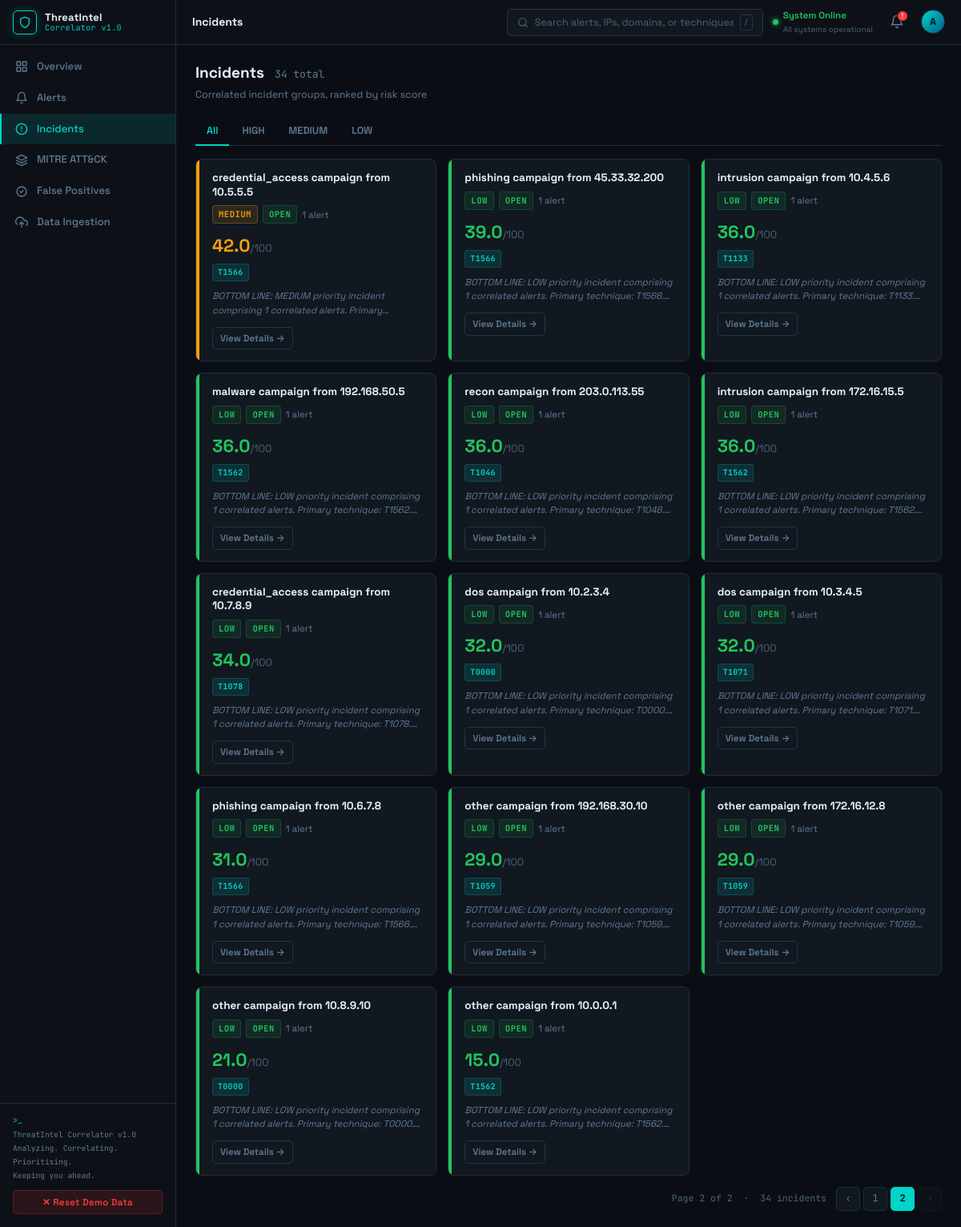
Screenshot of /incidents?page=2&priority= with the database file from the repository.
### app/models/incident.py (models this page shows, shortened)
class Incident(db.Model):
    __tablename__ = "incidents"
    id = db.Column(db.Integer, primary_key=True)
    title = db.Column(db.Text, nullable=True)
    priority = db.Column(db.Text, nullable=True)          # HIGH / MEDIUM / LOW
    risk_score = db.Column(db.Float, nullable=True)
    alert_count = db.Column(db.Integer, default=0)
    mitre_techniques = db.Column(db.Text, nullable=True)  # comma-separated IDs
    bluf_summary = db.Column(db.Text, nullable=True)
    bluf_source = db.Column(db.Text, nullable=True)       # "watsonx" or "template"
    status = db.Column(db.Text, default="open")           # open / investigating / closed
    created_at = db.Column(db.DateTime, default=lambda: datetime.now(timezone.utc))
    updated_at = db.Column(
        db.DateTime,
        default=lambda: datetime.now(timezone.utc),
        onupdate=lambda: datetime.now(timezone.utc),
    )
    alerts = db.relationship(
        "Alert",
        secondary="alert_incidents",
        back_populates="incidents",
        lazy="dynamic",
    )

### app/routes/dashboard.py (the view)
@dashboard_bp.route("/incidents")
def incidents():
    priority = request.args.get("priority", "")
    status = request.args.get("status", "")
    page = int(request.args.get("page", 1))
    per_page = int(request.args.get("per_page", 20))
    query = db.session.query(Incident)
    if priority:
        query = query.filter(Incident.priority == priority.upper())
    if status:
        query = query.filter(Incident.status == status.lower())
    pagination = query.order_by(Incident.risk_score.desc()).paginate(
        page=page, per_page=per_page, error_out=False
    )
    return render_template(
        "dashboard/incidents.html",
        incidents=pagination.items,
        pagination=pagination,
        priority=priority,
        status=status,
    )

### app/templates/dashboard/incidents.html (shortened to what this page needs)
{% extends "base.html" %}
{% block page_title %}Incidents{% endblock %}
{% block content %}
<div class="page-header">
  <h1>Incidents
    <span style="font-size:13px;font-weight:400;color:var(--muted2);margin-left:8px;font-family:var(--font-mono)">
      {{ pagination.total }} total
    </span>
  </h1>
  <div class="page-subtitle">Correlated incident groups, ranked by risk score</div>
</div>
<div class="tab-bar">
  <a class="tab {% if not priority %}active{% endif %}" href="{{ url_for('dashboard.incidents') }}">
    All
  </a>
  <a class="tab {% if priority == 'HIGH' %}active{% endif %}"
     href="{{ url_for('dashboard.incidents', priority='HIGH') }}"
     style="{% if priority == 'HIGH' %}color:var(--high){% endif %}">
    HIGH
  </a>
  <a class="tab {% if priority == 'MEDIUM' %}active{% endif %}"
     href="{{ url_for('dashboard.incidents', priority='MEDIUM') }}"
     style="{% if priority == 'MEDIUM' %}color:var(--medium){% endif %}">
    MEDIUM
  </a>
  <a class="tab {% if priority == 'LOW' %}active{% endif %}"
     href="{{ url_for('dashboard.incidents', priority='LOW') }}"
     style="{% if priority == 'LOW' %}color:var(--low){% endif %}">
    LOW
  </a>
</div>
{% if incidents %}
<div class="incidents-grid">
  {% for inc in incidents %}
  {% set p = (inc.priority or 'UNKNOWN')|upper %}
  <div class="incident-card priority-{{ p|lower }}">
    <div class="incident-card-strip strip-{{ p|lower }}"></div>
    <div class="incident-card-body">
      <div class="incident-title">{{ inc.title or 'Untitled Incident' }}</div>
      <div class="incident-meta">
        <span class="badge badge-{{ p|lower }}">{{ p }}</span>
        {% set status = inc.status or 'open' %}
        <span class="badge badge-{{ 'invest' if status == 'investigating' else status }}">{{ status }}</span>
        <span class="text-muted2" style="font-size:11.5px">{{ inc.alert_count or 0 }} alert{{ 's' if (inc.alert_count or 0) != 1 }}</span>
      </div>
      <div class="incident-score text-{{ 'high' if (inc.risk_score or 0) >= 70 else ('medium' if (inc.risk_score or 0) >= 40 else 'low') }}">
        {{ (inc.risk_score or 0) | round(1) }}<span style="font-size:13px;font-weight:400;color:var(--muted)">/100</span>
      </div>
      {% if inc.mitre_techniques %}
      <div class="technique-tags">
        {% for tech in inc.mitre_techniques.split(',') %}
          {% set t = tech.strip() %}
          {% if t %}
          <span class="tag">{{ t }}</span>
          {% endif %}
        {% endfor %}
      </div>
      {% endif %}
      {% if inc.bluf_summary %}
      <div class="incident-bluf">{{ inc.bluf_summary[:120] }}</div>
      {% endif %}
      <a href="{{ url_for('dashboard.incident_detail', incident_id=inc.id) }}" class="btn btn-secondary btn-sm">
        View Details →
      </a>
    </div>
  </div>
  {% endfor %}
</div>
<div class="pagination">
  <span class="page-info">
    Page {{ pagination.page }} of {{ pagination.pages }} &nbsp;·&nbsp; {{ pagination.total }} incidents
  </span>
  <a class="page-link {% if not pagination.has_prev %}disabled{% endif %}"
     href="?page={{ pagination.prev_num }}&priority={{ priority }}">‹</a>
  {% for p_num in pagination.iter_pages(left_edge=1, right_edge=1, left_current=2, right_current=2) %}
    {% if p_num %}
      <a class="page-link {% if p_num == pagination.page %}active{% endif %}"
         href="?page={{ p_num }}&priority={{ priority }}">{{ p_num }}</a>
    {% else %}
      <span class="page-link" style="cursor:default">…</span>
    {% endif %}
  {% endfor %}
  <a class="page-link {% if not pagination.has_next %}disabled{% endif %}"
     href="?page={{ pagination.next_num }}&priority={{ priority }}">›</a>
</div>
{% endif %}
{% endblock %}

### rows the page displays
Incident: title "credential_access campaign from 10.5.5.5", priority "MEDIUM", status "OPEN", alert_count "1", risk_score "42.0", mitre_techniques "T1566", bluf_summary "BOTTOM LINE: MEDIUM priority incident comprising 1 correlated alerts.…"
Incident: title "phishing campaign from 45.33.32.200", priority "LOW", status "OPEN", alert_count "1", risk_score "39.0", mitre_techniques "T1566", bluf_summary "BOTTOM LINE: LOW priority incident comprising 1 correlated alerts. Primary technique:…"
Incident: title "intrusion campaign from 10.4.5.6", priority "LOW", status "OPEN", alert_count "1", risk_score "36.0", mitre_techniques "T1133", bluf_summary "BOTTOM LINE: LOW priority incident comprising 1 correlated alerts. Primary technique:…"
Incident: title "malware campaign from 192.168.50.5", priority "LOW", status "OPEN", alert_count "1", risk_score "36.0", mitre_techniques "T1562", bluf_summary "BOTTOM LINE: LOW priority incident comprising 1 correlated alerts. Primary technique:…"
Incident: title "recon campaign from 203.0.113.55", priority "LOW", status "OPEN", alert_count "1", risk_score "36.0", mitre_techniques "T1046", bluf_summary "BOTTOM LINE: LOW priority incident comprising 1 correlated alerts. Primary technique:…"
Incident: title "intrusion campaign from 172.16.15.5", priority "LOW", status "OPEN", alert_count "1", risk_score "36.0", mitre_techniques "T1562", bluf_summary "BOTTOM LINE: LOW priority incident comprising 1 correlated alerts. Primary technique:…"
Incident: title "credential_access campaign from 10.7.8.9", priority "LOW", status "OPEN", alert_count "1", risk_score "34.0", mitre_techniques "T1078", bluf_summary "BOTTOM LINE: LOW priority incident comprising 1 correlated alerts. Primary technique:…"
Incident: title "dos campaign from 10.2.3.4", priority "LOW", status "OPEN", alert_count "1", risk_score "32.0", mitre_techniques "T0000", bluf_summary "BOTTOM LINE: LOW priority incident comprising 1 correlated alerts. Primary technique:…"
Incident: title "dos campaign from 10.3.4.5", priority "LOW", status "OPEN", alert_count "1", risk_score "32.0", mitre_techniques "T1071", bluf_summary "BOTTOM LINE: LOW priority incident comprising 1 correlated alerts. Primary technique:…"
Incident: title "phishing campaign from 10.6.7.8", priority "LOW", status "OPEN", alert_count "1", risk_score "31.0", mitre_techniques "T1566", bluf_summary "BOTTOM LINE: LOW priority incident comprising 1 correlated alerts. Primary technique:…"
Incident: title "other campaign from 192.168.30.10", priority "LOW", status "OPEN", alert_count "1", risk_score "29.0", mitre_techniques "T1059", bluf_summary "BOTTOM LINE: LOW priority incident comprising 1 correlated alerts. Primary technique:…"
Incident: title "other campaign from 172.16.12.8", priority "LOW", status "OPEN", alert_count "1", risk_score "29.0", mitre_techniques "T1059", bluf_summary "BOTTOM LINE: LOW priority incident comprising 1 correlated alerts. Primary technique:…"
Incident: title "other campaign from 10.8.9.10", priority "LOW", status "OPEN", alert_count "1", risk_score "21.0", mitre_techniques "T0000", bluf_summary "BOTTOM LINE: LOW priority incident comprising 1 correlated alerts. Primary technique:…"
Incident: title "other campaign from 10.0.0.1", priority "LOW", status "OPEN", alert_count "1", risk_score "15.0", mitre_techniques "T1562", bluf_summary "BOTTOM LINE: LOW priority incident comprising 1 correlated alerts. Primary technique:…"

### other values shown
{{ pagination.total }} "34"
{{ pagination.page }} "2"
{{ pagination.pages }} "2"
{{ p_num }} "1" "2"
